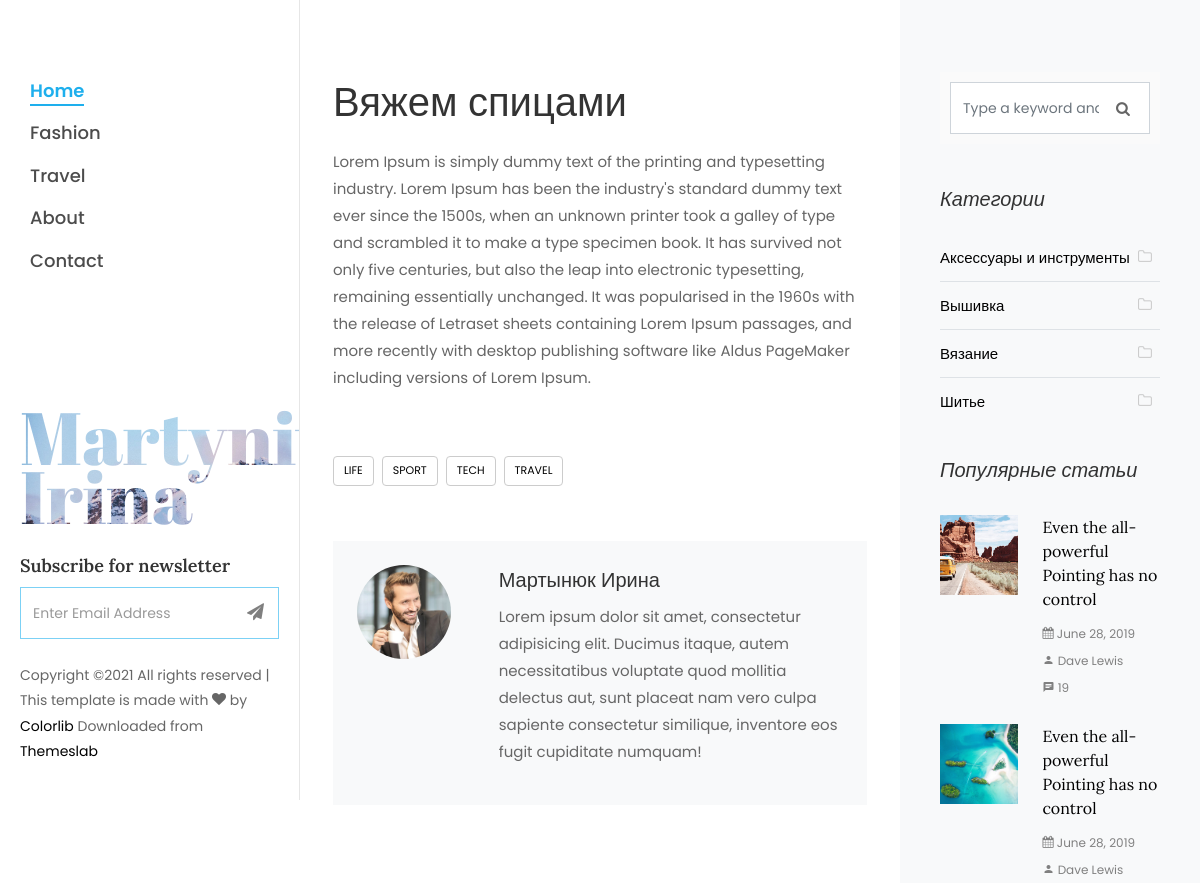
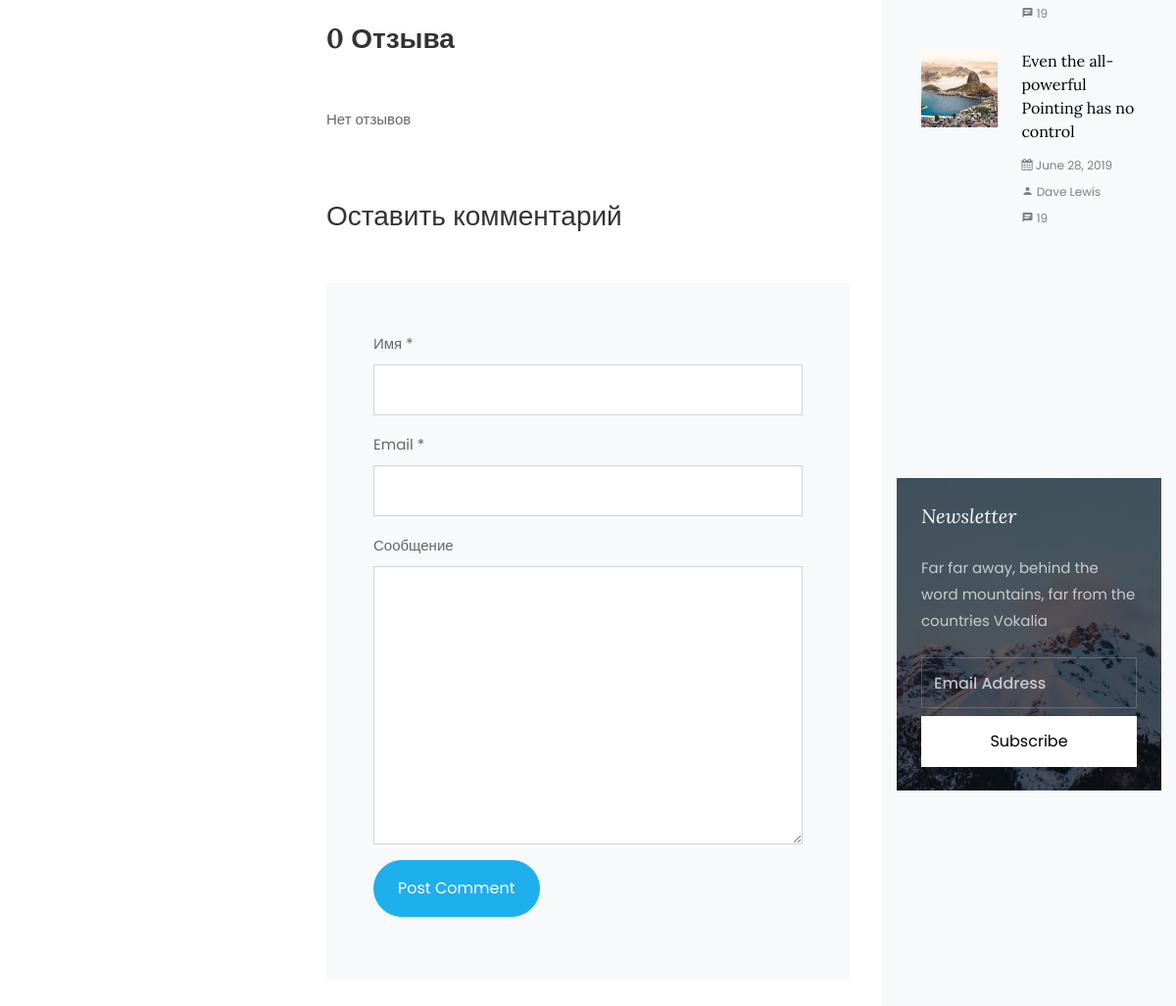
The app's page /vyazhum-spicami/ with its own data (2 pictures, top to bottom).
### blog_app/models.py (models this page shows, shortened)
class Article(models.Model):
    title = models.CharField(max_length=256, blank=False, verbose_name='Название')
    category = models.ForeignKey(Category, on_delete=models.CASCADE, verbose_name='Категория')
    slug = models.SlugField(max_length=256, db_index=True)
    short_content = models.TextField(verbose_name='Краткое описание', max_length=300, default='Нет описания')
    content = models.TextField(blank=True, default='Нет описания', verbose_name='Текст статьи')
    created_at = models.DateTimeField(auto_now_add=True, verbose_name='Дата публикации')
    updated_at = models.DateTimeField(auto_now=True, verbose_name='Дата обновления')
    image = models.ImageField(upload_to='blog_images/%Y/%m/%d', verbose_name='Изображение', blank=True)
    draft = models.BooleanField(verbose_name='Черновик', default=False)
    author = models.CharField(verbose_name='Автор', blank=False, max_length=150)
    class Meta:
        ordering = ('-created_at',)
        verbose_name = 'Статья'
        verbose_name_plural = 'Статьи'
    def get_review(self):
        return self.reviews_set.filter(parent__isnull=True) # вернет только родительские отзывы статьи

class Category(models.Model):
    name = models.CharField(max_length=150, blank=False, db_index=True, verbose_name='Наименование')
    slug = models.SlugField(max_length=150, unique=True, blank=False, db_index=True)
    created_at = models.DateTimeField(auto_now_add=True, verbose_name='Дата создания')
    updated_at = models.DateTimeField(auto_now=True, verbose_name='Дата обновления')
    class Meta:
        ordering = ('name',)
        verbose_name = 'Категория'
        verbose_name_plural = 'Категории'
    def get_absolute_url(self):
        return reverse('article_category_list', kwargs={'slug': self.slug})

### blog_app/views.py (the view)
# urls.py: path('<slug:slug>/', views.ArticleDetailView.as_view(), name="article_detail"),
class ArticleDetailView(DetailView):
    model = Article
    slug_field = 'slug'
    template_name = 'blog_detail.html'

### blog_app/templatetags/article_tag.py (called while the page is built)
@register.simple_tag()
def get_categories():
    return Category.objects.all()

### templates/blog_detail.html (shortened to what this page needs)
{% extends 'partials/base.html' %}
{% block content %}
    <div class="col-lg-8 px-md-5 py-5">
        <div class="row pt-md-4">
            <h1 class="mb-3">{{ article.title }}</h1>
            <p>{{ article.content }}</p>
            <div class="tag-widget post-tag-container mb-5 mt-5">
                <div class="tagcloud">
                    <a href="#" class="tag-cloud-link">Life</a>
                    <a href="#" class="tag-cloud-link">Sport</a>
                    <a href="#" class="tag-cloud-link">Tech</a>
                    <a href="#" class="tag-cloud-link">Travel</a>
                </div>
            </div>
            <div class="about-author d-flex p-4 bg-light">
                <div class="bio mr-5">
                    <img src="/static/images/person_1.jpg" alt="Image placeholder" class="img-fluid mb-4">
                </div>
                <div class="desc">
                    <h3>{{ article.author }}</h3>
                    <p>Lorem ipsum dolor sit amet, consectetur adipisicing elit. Ducimus itaque, autem necessitatibus
                        voluptate quod mollitia delectus aut, sunt placeat nam vero culpa sapiente consectetur
                        similique, inventore eos fugit cupiditate numquam!</p>
                </div>
            </div>
            <div class="pt-5 mt-5">
                {% with article.reviews_set.count as comments %}
                    {% if comments == 1 %}
                        <h3 class="mb-5 font-weight-bold">{{ comments }} Отзыв</h3>
                    {% elif comments <= 4 %}
                        <h3 class="mb-5 font-weight-bold">{{ comments }} Отзыва</h3>
                    {% else %}
                        <h3 class="mb-5 font-weight-bold">{{ comments }} Отзывов</h3>
                    {% endif %}
                {% endwith %}
                {% for review in article.get_review %}
                    <ul class="comment-list">
                        <li class="comment">
                            <div class="vcard bio">
                                <img src="/static/images/person_1.jpg" alt="Image placeholder">
                            </div>
                            <div class="comment-body">
                                <h3>{{ review.name }}</h3>
                                <div class="meta">{{ review.created_at }}</div>
                                <p>{{ review.text }}</p>
                                <p><a href="#formReview" class="reply"
                                      onclick="addReview('{{ review.name }}', '{{ review.id }}')">Ответить</a></p>
                            </div>
                        </li>
                        {% for rew in review.reviews_set.all %}
                            <ul class="children">
                                <li class="comment">
                                    <div class="vcard bio">
                                        <img src="/static/images/person_1.jpg" alt="Image placeholder">
                                    </div>
                                    <div class="comment-body">
                                        <h3>{{ rew.name }}</h3>
                                        <div class="meta">{{ rew.created_at }}</div>
                                        <p>{{ rew.text }}</p>
                                    </div>
                                </li>
                            </ul>
                        {% endfor %}
                    </ul>
                {% empty %}
                    <p>Нет отзывов</p>
                {% endfor %}
                <div class="comment-form-wrap pt-5">
                    <h3 class="mb-5">Оставить комментарий</h3>
                    <form action="{% url 'add_review' article.id %}" method="post" class="p-3 p-md-5 bg-light"
                          id="formReview">
                        <div class="form-group">
                            <label for="name">Имя *</label>
                            <input type="text" class="form-control" id="name" name="name">
                        </div>
                        <div class="form-group">
                            <label for="email">Email *</label>
                            <input type="email" class="form-control" id="email" name="email">
                        </div>
                        <div class="form-group">
                            <label for="message">Сообщение</label>
                            <textarea name="text" id="message" cols="30" rows="10" class="form-control"
                                      required=""></textarea>
                        </div>
                        <div class="form-group">
                            <input type="submit" value="Post Comment" class="btn py-3 px-4 btn-primary">
                        </div>
                    </form>
                </div>
            </div>
        </div>
    </div>
{% endblock %}

### templates/partials/sidebar.html (shortened to what this page needs)
{% load article_tag %}
<div class="col-xl-4 sidebar ftco-animate bg-light pt-5">
    <div class="sidebar-box pt-md-4">
        <form action="#" class="search-form">
            <div class="form-group">
                <span class="icon icon-search"></span>
                <input type="text" class="form-control" placeholder="Type a keyword and hit enter">
            </div>
        </form>
    </div>
    <div class="sidebar-box ftco-animate">
        <h3 class="sidebar-heading">Категории</h3>
        <ul class="categories">
            {% get_categories as categories %}
            {% for category in categories %}
            <li class="colorlib-active"><a href="{{ category.get_absolute_url }}">{{ category.name }}<span><i class="icon-folder-o mr-2"></i></span></a></li>
            {% endfor %}
        </ul>
    </div>
    <div class="sidebar-box ftco-animate">
        <h3 class="sidebar-heading">Популярные статьи</h3>
        <div class="block-21 mb-4 d-flex">
            <a class="blog-img mr-4" style="background-image: url(/static/images/image_1.jpg);"></a>
            <div class="text">
                <h3 class="heading"><a href="#">Even the all-powerful Pointing has no control</a>
                </h3>
                <div class="meta">
                    <div><a href="#"><span class="icon-calendar"></span> June 28, 2019</a></div>
                    <div><a href="#"><span class="icon-person"></span> Dave Lewis</a></div>
                    <div><a href="#"><span class="icon-chat"></span> 19</a></div>
                </div>
            </div>
        </div>
        <div class="block-21 mb-4 d-flex">
            <a class="blog-img mr-4" style="background-image: url(/static/images/image_2.jpg);"></a>
            <div class="text">
                <h3 class="heading"><a href="#">Even the all-powerful Pointing has no control</a>
                </h3>
                <div class="meta">
                    <div><a href="#"><span class="icon-calendar"></span> June 28, 2019</a></div>
                    <div><a href="#"><span class="icon-person"></span> Dave Lewis</a></div>
                    <div><a href="#"><span class="icon-chat"></span> 19</a></div>
                </div>
            </div>
        </div>
        <div class="block-21 mb-4 d-flex">
            <a class="blog-img mr-4" style="background-image: url(/static/images/image_3.jpg);"></a>
            <div class="text">
                <h3 class="heading"><a href="#">Even the all-powerful Pointing has no control</a>
                </h3>
                <div class="meta">
                    <div><a href="#"><span class="icon-calendar"></span> June 28, 2019</a></div>
                    <div><a href="#"><span class="icon-person"></span> Dave Lewis</a></div>
                    <div><a href="#"><span class="icon-chat"></span> 19</a></div>
                </div>
            </div>
        </div>
    </div>
    <div class="sidebar-box subs-wrap img py-4"
         style="background-image: url(/static/images/bg_1.jpg);">
        <div class="overlay"></div>
        <h3 class="mb-4 sidebar-heading">Newsletter</h3>
        <p class="mb-4">Far far away, behind the word mountains, far from the countries Vokalia</p>
        <form action="#" class="subscribe-form">
            <div class="form-group">
                <input type="text" class="form-control" placeholder="Email Address">
                <input type="submit" value="Subscribe" class="mt-2 btn btn-white submit">
            </div>
        </form>
    </div>
</div>

### static/css/icomoon.css (style rules this page uses)
[class^="icon-"], [class*=" icon-"] { font-family: 'icomoon' !important; speak: none; font-style: normal; font-weight: normal; font-variant: normal; text-transform: none; line-height: 1; -webkit-font-smoothing: antialiased; -moz-osx-font-smoothing: grayscale; }
.icon-search:before { content: "\f002"; }
.icon-calendar:before { content: "\f073"; }
.icon-folder-o:before { content: "\f114"; }
.icon-chat:before { content: "\e0b7"; }
.icon-person:before { content: "\e7fd"; }

### records on screen
Article: title "Вяжем спицами", content "Lorem Ipsum is simply dummy text of the printing and typesetting industry. Lorem Ipsum has been the industry's standard dummy text ever since the 1500s, when an unknown printer took a galley of type and scrambled it to make a type specimen book. It has survived not only five centuries, but also the leap into electronic typesetting, remaining essentially unchanged. It was popularised in the 1960s with the release of Letraset sheets containing Lorem Ipsum passages, and more recently with desktop publishing software like Aldus PageMaker including versions of Lorem Ipsum.", author "Мартынюк Ирина"
Category: name "Аксессуары и инструменты"
Category: name "Вышивка"
Category: name "Вязание"
Category: name "Шитье"

### other values on screen
{{ comments }} "0"
